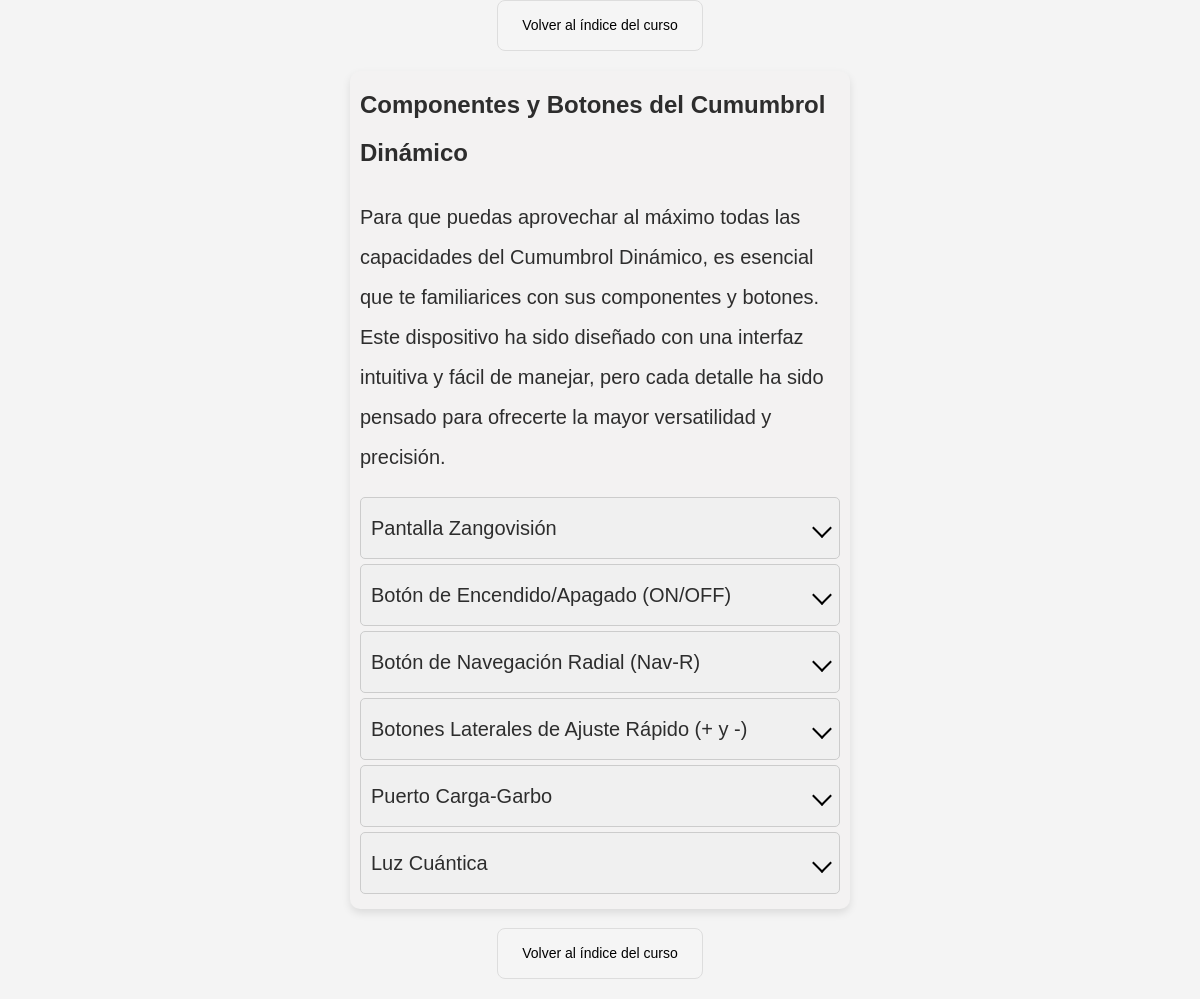
/leccion/28/, run on an earlier commit of the app's database.
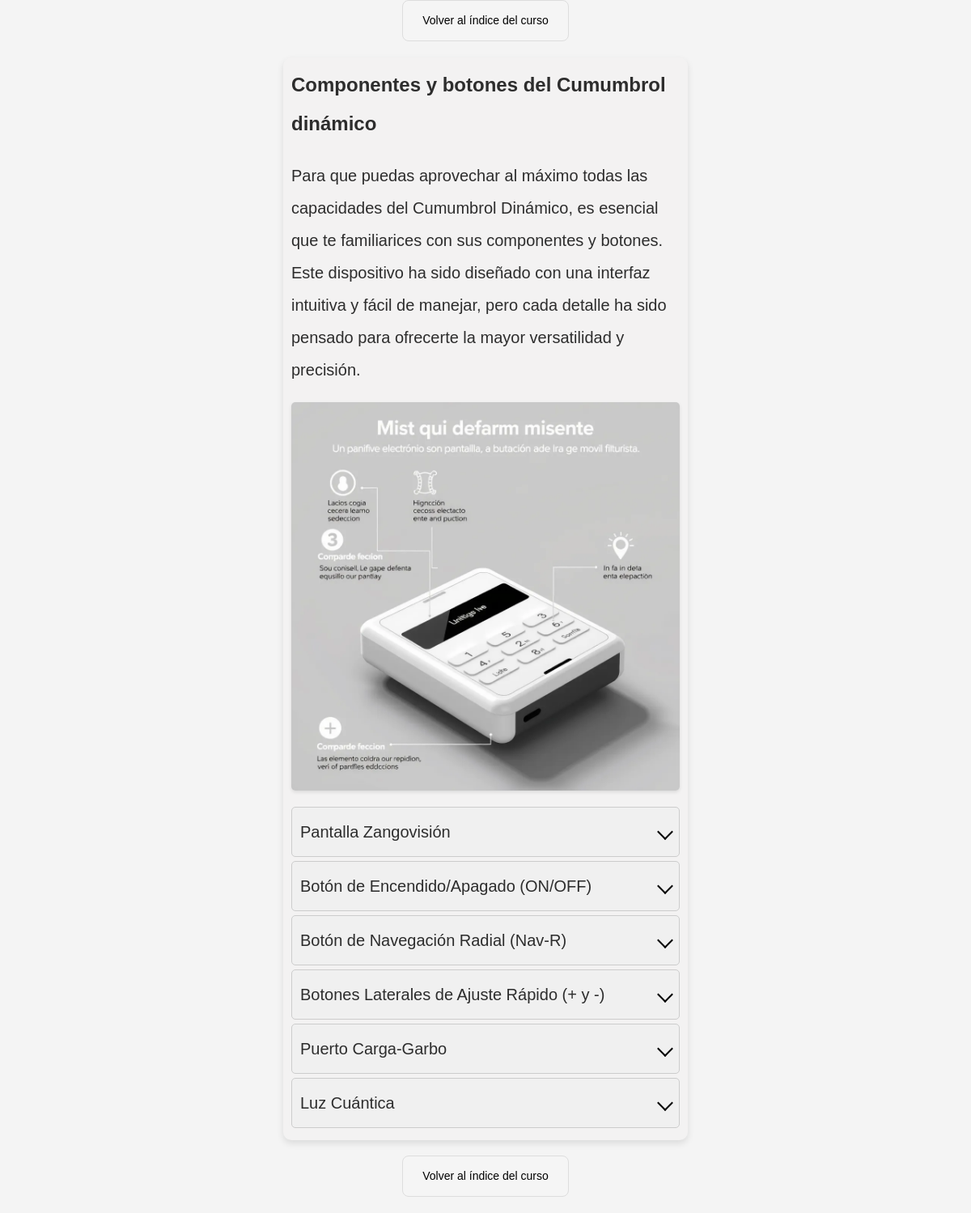
And on a later commit of the database.
### cursos/models.py (models this page shows, shortened)
class Leccion(models.Model):
    titulo = models.CharField(max_length=100)
    explicacion = models.CharField(max_length=400)
    autor = models.ForeignKey('Autor', on_delete=models.CASCADE)
    fecha_creacion = models.DateField(default=timezone.now)
    contenido = models.TextField()
    puntos = models.SmallIntegerField()
    curso = models.ForeignKey('Curso', on_delete=models.CASCADE)
    miniatura = models.ImageField(upload_to='images/miniaturas/')
    @property
    def contenido_con_imagenes(self):
        contenido_actualizado = self.contenido
        for i, imagen in enumerate(self.imagenes.all(), start=1):
            valor = f'<img src="{imagen.imagen.url}" alt="imagen{i}" />'
            contenido_actualizado = contenido_actualizado.replace(f'** imagen{i} **', valor)
        contenido_actualizado = transformar_texto_oculto(contenido_actualizado)
        contenido_actualizado = markdown2.markdown(contenido_actualizado)
        print(contenido_actualizado)
        return mark_safe(contenido_actualizado)  # Importante marcarlo como seguro si se va a renderizar en HTML

class ImagenLeccion(models.Model):
    leccion = models.ForeignKey(Leccion, related_name='imagenes', on_delete=models.CASCADE)
    imagen = models.ImageField(upload_to='images/lecciones/')

### cursos/views.py (the view)
def detalle_leccion(request, pk):
    leccion = get_object_or_404(Leccion, pk=pk)
    curso = get_object_or_404(Curso, id=leccion.curso_id)
    return render(request, 'cursos/detalle_leccion.html', {'leccion': leccion, 'curso': curso})

### cursos/utils.py (called while the page is built)
def transformar_texto_oculto(texto):
    patron = re.compile(r'\*\* texto oculto \*\*\n(.*?)\n\*\* fin de texto oculto \*\*', re.DOTALL)
    texto = texto.replace('\r\n', '\n')
    def reemplazar_bloque(match):
        contenido = match.group(1).strip().split('\n', 1)
        if len(contenido) < 2:
            return ""  # Si no hay un titular y un texto, no se añade nada
        titular = contenido[0].strip()
        texto_oculto = contenido[1].strip()
        id_unico = uuid.uuid4().hex  # Generar un identificador único
        return f'<div class="expandible" id="section{id_unico}"><span>{titular}</span><span class="simbolo" id="symbol{id_unico}"></span></div><div class="contenido" id="content{id_unico}"><p>{texto_oculto}</p></div>'
    texto_transformado = patron.sub(reemplazar_bloque, texto)
    return texto_transformado

### cursos/templates/cursos/detalle_leccion.html (shortened to what this page needs)
{% extends 'cursos/base.html' %}
{% block content %}
    <div class="back-to-menu"><a href="{% url 'detalle_curso' pk=curso.pk %}">Volver al índice del curso</a></div>
    <div class="post">
        <h2>{{ leccion.titulo }}</h2>
        {{ leccion.contenido_con_imagenes|safe }}
    </div>
    <br>
    <div class="back-to-menu"><a href="{% url 'detalle_curso' pk=curso.pk %}">Volver al índice del curso</a></div>
    {% endblock %}

What changed in the data, as far as the page shows it:
changed Leccion: titulo "Componentes y Botones del Cumumbrol Dinámico" → "Componentes y botones del Cumumbrol dinámico"; contenido_con_imagenes: picture added
